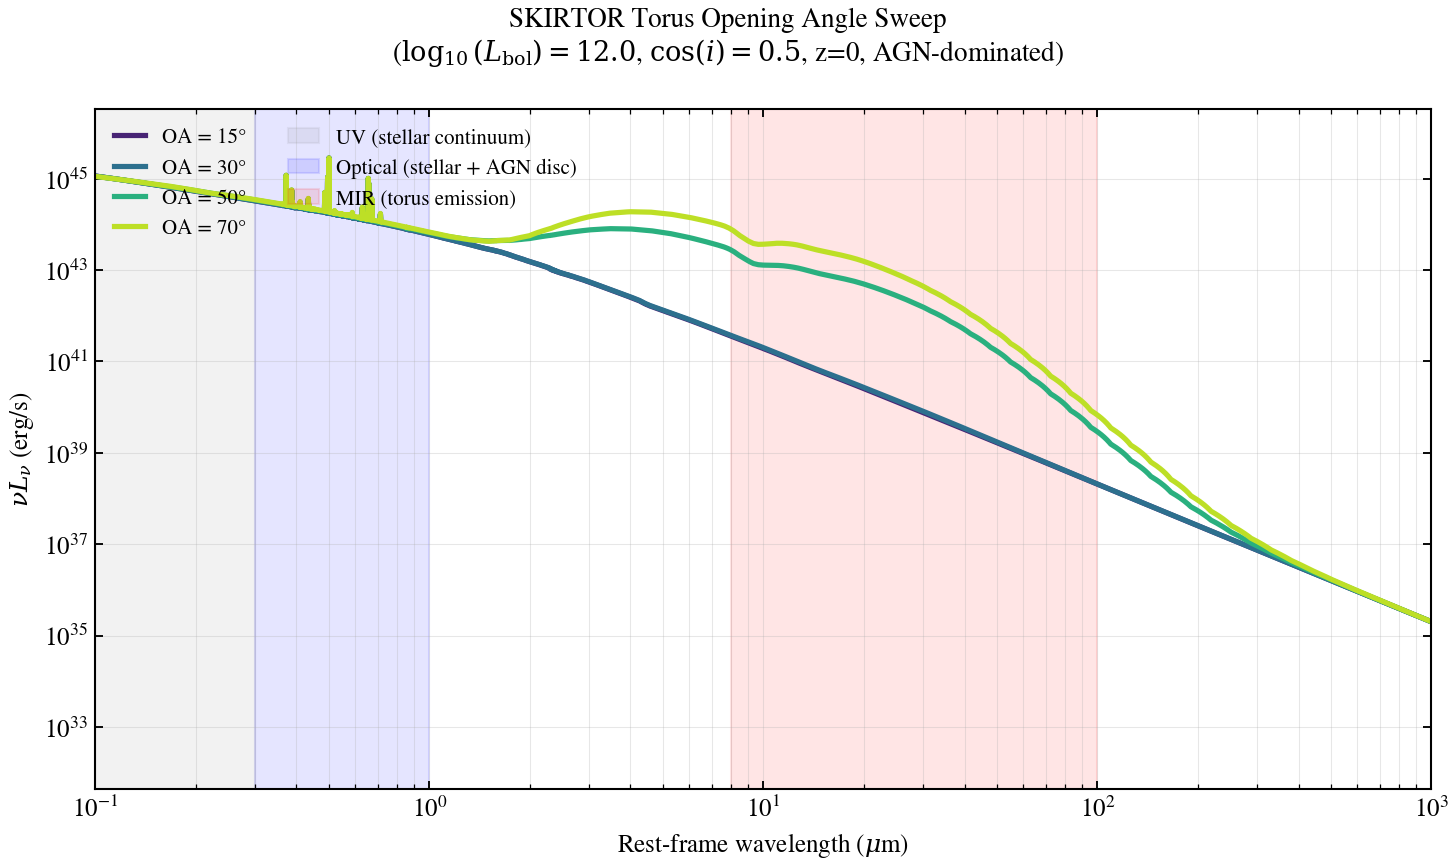

Python code for this plot:
"""
SKIRTOR torus opening angle sweep: covering factor and MIR emission
====================================================================

The torus half-opening angle (OA, polar half-angle in degrees) controls
the covering fraction and the relative strength of direct vs. re-processed
AGN emission as a function of observer inclination. Smaller OA (narrow
torus) covers a smaller solid angle, reducing the fraction of reprocessed
emission visible face-on and increasing direct continuum. Larger OA
(flared torus) increases covering, suppressing direct light and boosting
thermal re-emission in the mid-infrared.

This example demonstrates:

- Torus geometry control via opening angle (OA = {15°, 30°, 50°, 70°})
- Covering factor and its MIR emission signature
- Rest-frame νL_ν SED from 1000 Å to 1 mm at fixed cos(inclination)=0.5
  (45° inclination, intermediate viewing angle)
- Fixed bolometric luminosity (log L_bol = 12, quasar-regime; Stalevski 2016)

**Physics:** SKIRTOR (Stalevski et al. 2012, 2016) models dust tori via
3D radiative transfer in a clumpy medium with radial and polar density
gradients. The torus SED depends on five structural parameters: optical
depth (τ), radial gradient (p), polar gradient (q), opening angle (OA),
and inclination (θ). Here we isolate OA, fixing others to nominal values.

At fixed viewing angle (cos_inc = 0.5), larger OA increases the MIR
torus emission (8–100 μm) by boosting the covering factor and re-emission,
demonstrating the direct link between torus geometry and infrared
luminosity inferred from multiwavelength SED fitting.

**References:**

.. [1] Stalevski, M., Fritz, J., Baes, M., et al. (2012). 3D radiative
       transfer modelling of the dusty torus around AGN — the influence
       of clumping. MNRAS, 420, 2756. arXiv:1109.1286.

.. [2] Stalevski, M., Ricci, C., Ueda, Y., et al. (2016). The dust
       covering factor in AGN — combining the IR torus emission with
       polar dust component. MNRAS, 458, 2288. arXiv:1602.01954.

.. [3] Mateos, S., Alonso-Herrero, A., Carrera, F. J., et al. (2017).
       The hot dust around the active nucleus in the Mrk 509. MNRAS,
       471, 615. arXiv:1706.07390.
"""

import os

os.environ["TF_CPP_MIN_LOG_LEVEL"] = "2"  # suppress XLA/PjRt C++ INFO+WARNING logs

import os
import warnings

import jax
import jax.numpy as jnp
import matplotlib.pyplot as plt
import numpy as np

jax.config.update("jax_enable_x64", True)
warnings.filterwarnings("ignore", category=FutureWarning)
warnings.filterwarnings("ignore", message=".*BakedInBackend.*")
warnings.filterwarnings("ignore", message=".*deprecated.*")

import tengri
from tengri.analysis.plotting import setup_style

setup_style()

# %%
# Configuration: opening angle sweep
OPENING_ANGLES_DEG = [15.0, 30.0, 50.0, 70.0]  # degrees (half-opening angle)
LOG_LBOL = 12.0  # log10(L_bol / L_sun), fixed; quasar regime
COS_INCLINATION = 0.5  # Fixed inclination: 45 degrees
AGN_FRAC = 1.0  # Fraction of galaxy luminosity from AGN (1.0 = AGN-dominated)
TORUS_FRAC = 1.0  # Torus reprocesses 100% of bolometric luminosity

# Output directory
FIG_DIR = "figures"
os.makedirs(FIG_DIR, exist_ok=True)

# %%
# Load SSP data and construct model
ssp = tengri.load_ssp()
model = tengri.SEDModel.build(
    ssp,
    sfh={
        "type": "dpl",
        "*": tengri.FIXED,
        "tau_gyr": 3.0,
        "log_total_mass": 10.0,
        "alpha": 2.0,
        "beta": 2.5,
    },
    dust={"type": "two_component", "*": tengri.FIXED, "tau_diff": 0.1, "tau_bc": 0.1},
    agn={
        "type": "composable",
        "disc": {"type": "multicolor", "*": tengri.FIXED},
        "torus": {"type": "skirtor", "*": tengri.FIXED},
        "lines": {"type": "nlr", "*": tengri.FIXED},
        "*": tengri.FIXED,
    },
    redshift=tengri.Fixed(0.0),  # Rest-frame SED at z=0
)

# Sample baseline parameters (all components fixed except those we sweep)
baseline = dict(model.spec.sample(jax.random.PRNGKey(0)))

# %%
# Compute SED for each opening angle
seds = []
wave_rest = None
nu_rest = None
labels = []

for oa_deg in OPENING_ANGLES_DEG:
    # Set parameters: fixed log_lbol and cos_inc, sweep oa_skirtor
    params = {
        **baseline,
        "agn_frac": jnp.float64(AGN_FRAC),
        "agn_log_lbol": jnp.float64(LOG_LBOL),
        "agn_cos_inc": jnp.float64(COS_INCLINATION),
        "agn_oa_skirtor": jnp.float64(oa_deg),
        "agn_torus_frac": jnp.float64(TORUS_FRAC),
    }

    # Predict rest-frame SED
    out = model.predict_rest_sed(params)
    wave = np.asarray(out.wavelength)
    sed = np.asarray(out.sed)

    # Cache wavelength and frequency grids (same for all parameters)
    if wave_rest is None:
        wave_rest = wave
        nu_rest = 2.99792458e18 / wave_rest

    seds.append(sed)
    labels.append(f"OA = {oa_deg:.0f}°")

seds = np.array(seds)

# %%
# Plot: νL_ν vs wavelength (rest-frame)
fig, ax = plt.subplots(figsize=(10, 6))

colors = plt.cm.viridis(np.linspace(0.1, 0.9, len(OPENING_ANGLES_DEG)))

for sed, label, color in zip(seds, labels, colors):
    # Convert L_ν to νL_ν [erg/s]
    nu_lnu = sed * nu_rest

    ax.loglog(
        np.asarray(wave_rest) / 1e4,  # Convert to microns
        nu_lnu,
        color=color,
        linewidth=2.5,
        label=label,
    )

# Annotations for key wavelength regions
ax.axvspan(0.1, 0.3, alpha=0.1, color="gray", label="UV (stellar continuum)")
ax.axvspan(0.3, 1.0, alpha=0.1, color="blue", label="Optical (stellar + AGN disc)")
ax.axvspan(8.0, 100.0, alpha=0.1, color="red", label="MIR (torus emission)")

ax.set_xlabel(r"Rest-frame wavelength ($\mu$m)", fontsize=12)
ax.set_ylabel(r"$\nu L_\nu$ (erg/s)", fontsize=12)
ax.set_xlim(0.1, 1000)
ax.grid(True, alpha=0.3, which="both")
ax.legend(fontsize=10, loc="upper left", ncol=2)

fig.suptitle(
    f"SKIRTOR Torus Opening Angle Sweep\n"
    f"($\\log_{{10}}(L_{{\\rm bol}}) = {LOG_LBOL}$, "
    f"$\\cos(i) = {COS_INCLINATION}$, z=0, AGN-dominated)",
    fontsize=13,
)
fig.tight_layout()

plt.savefig("plot_torus_opening_angle.png", dpi=150, bbox_inches="tight")

plt.show()

# %%
# Extract and verify MIR emission scaling with opening angle
print("\n" + "=" * 70)
print("Torus Opening Angle Sweep Summary")
print("=" * 70)
print(f"\nConfiguration:")
print(f"  Bolometric luminosity: log L_bol = {LOG_LBOL}")
print(f"  Inclination: cos(i) = {COS_INCLINATION} (θ ≈ 45°)")
print(f"  AGN fraction: {AGN_FRAC * 100:.0f}%")
print(f"  Torus luminosity fraction: {TORUS_FRAC * 100:.0f}%")
print(f"  Redshift: z = 0 (rest-frame)")

print(f"\nOpening angle values: {OPENING_ANGLES_DEG}")

# Compute MIR integrated luminosity (8–100 μm band)
mir_wave_min = 8.0 * 1e4  # Angstrom
mir_wave_max = 100.0 * 1e4  # Angstrom
mir_mask = (wave_rest >= mir_wave_min) & (wave_rest <= mir_wave_max)

print(f"\nMIR emission (8–100 μm) scaling:")
mir_lums = []
for sed, oa_deg in zip(seds, OPENING_ANGLES_DEG):
    mir_sed = sed[mir_mask]
    mir_wave = wave_rest[mir_mask]
    mir_nu = nu_rest[mir_mask]

    # Integrate: L = ∫ L_ν dν (numerically via wavelength grid)
    idx_sort = jnp.argsort(mir_nu)
    mir_lum = np.trapezoid(mir_sed[idx_sort], mir_nu[idx_sort])

    mir_lums.append(mir_lum)
    print(f"  OA = {oa_deg:5.1f}°: L_MIR = {mir_lum:.3e} erg/s")

# Verify monotonic increase with OA (covering factor effect)
mir_lums = np.array(mir_lums)
increase_percent = (mir_lums[-1] - mir_lums[0]) / mir_lums[0] * 100.0
print(f"\nMIR luminosity increase from 15° to 70°: {increase_percent:.1f}%")
print(f"  This reflects the monotonic rise in torus covering fraction")
print(f"  with larger opening angle (Mateos et al. 2017).")

print(f"\nPhysics:")
print(f"  Stalevski et al. (2016) SKIRTOR: 3D clumpy torus radiative transfer")
print(f"  Opening angle controls viewing-angle-dependent absorption and")
print(f"  re-emission, modulating the observable torus contribution.")

print("\n" + "=" * 70)
